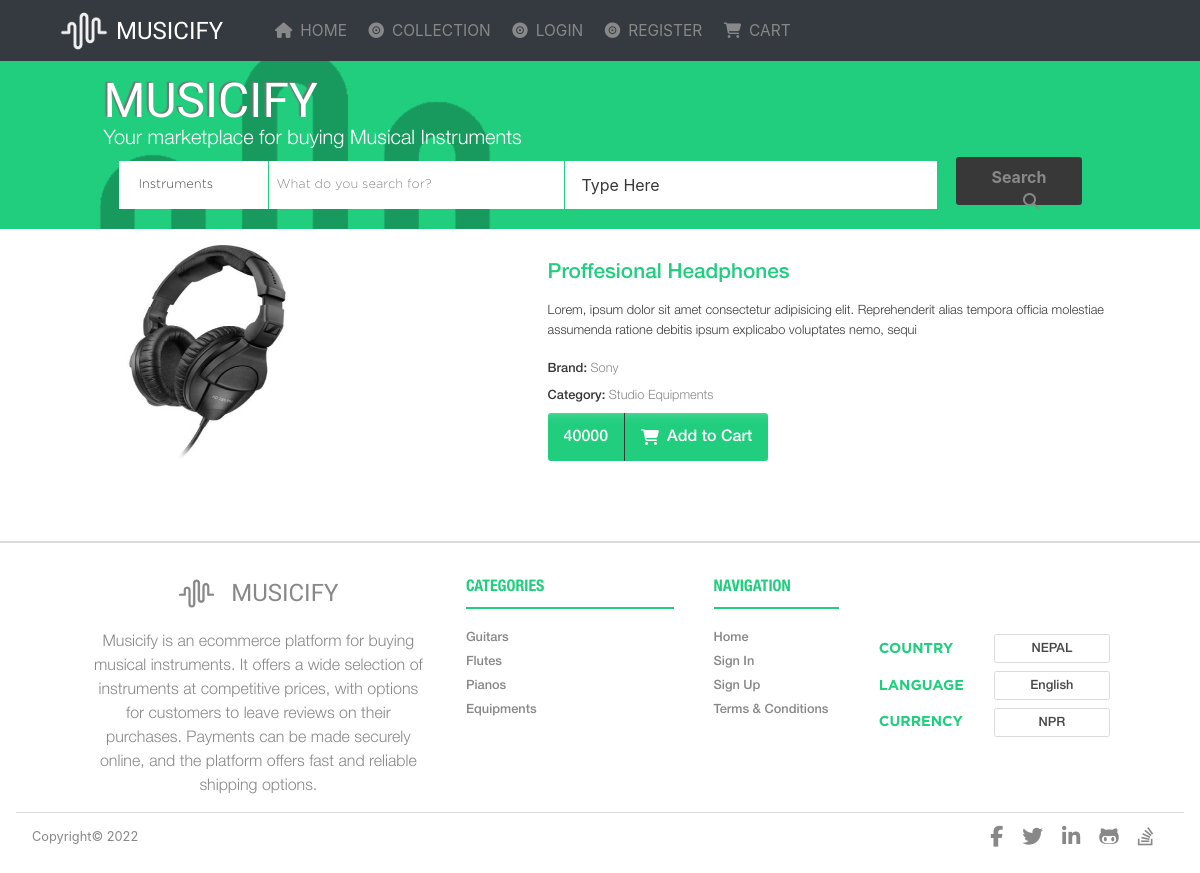
The page /product/14/ on the database its author committed.
### stores/models.py (models this page shows, shortened)
class Product(models.Model):
    name=models.CharField(max_length=26,null=False)
    CATEGORIES=[('Guitar',' Acoustic Guitar'),('Guitar',' Electric Guitar'),
                ('Keyboard','Electric Keyboards'),
                ('Drums','Drum Set'),
                ('Flutes','Flute'),
                ('Steel','Violin'),
                ('Studio Equipments',' Equipments'),
                ('Pedals','Bass Guitars')]
    category=models.CharField(max_length=26,choices = CATEGORIES,null=False)
    image = models.ImageField(upload_to='uploads/products',null=True)
    price=models.IntegerField()
    date_added=models.DateField(auto_now_add=True)
    product_info = models.TextField()
    brand = models.CharField(max_length=50)

### stores/views.py (the view)
# urls.py: path('product/<int:pk>/',productdetails,name='product')
def productdetails(request,pk):
    product = Product.objects.get(id=pk)
    context = {
        "product" : product
    }
    return render(request, 'pages/product.html',context)

### templates/pages/product.html (shortened to what this page needs)
{% extends 'base.html' %}
{% load static %}
{% block content %}
<header class="upper-page container-fluid bg-red py-3">
  <img class="watermark" src="{% static 'images/waves-icon.png' %}" alt="wave-big" />
  <div class="z-2 container max-w-80 w-90">
      <div class="container flex-col">
          <div class="brand-name--lg-w-page w-mc">MUSICIFY</div>
          <h1 class="co-w f-hl w-mc">
              Your marketplace for buying Musical Instruments
          </h1>
      </div>
      <div class="search container-fluid ai-c jc-sb w-100">
          <form class="search container-fluid ai-c jc-sb w-100" action="{% url 'search' %}" method="get">
              <div class="search-top h-search ai-c">
                  <div class="search__dropdown bg-white h-100 w-20 bord-r-red ai-c pl-1 pr-3 d-none d-md-flex">
                      <div class="search__dropdown-text co-dt f-gl">Instruments</div>
                  </div>
                  <div class="search__question bg-white h-100 bord-r-red co-l ai-c f-gl pl-2">
                      What do you search for?
                  </div>
                  <input type="text" name="query" placeholder="Type Here" class="search__input h-100 co-l" />
              </div>
              <div class="search-btn-div h-100">
                  <button type="submit" class="search__button btn-dark w-100">
                    <b> Search </b><i class="fa fa-search pl-4"></i>
                  </button>
              </div>
          </form>
      </div>
  </div>
</header>
<div class="hotads py-3 co-l f-hm">
    <div class="hotads__main flex-col w-90 center h-100 px-3">
      <div class="hotads__main_content jc-sb">
        <div class="products__display__cards-item--img h-50"><img src={{product.image.url}} alt="" class='product-image'  style="width:262.84px;height: 216px;"> </div>
        <div class="hotads__main_content-info py-3">
          <h3 class="co-r f-hm">{{product.name}}</h3>
          <div class="fixed-p">
        <p class="fixed-p f-hl co-d">
          {{product.product_info}}
        </p>
          </div>
        <p class="co-d">Brand: <span class="co-l f-hl">{{product.brand}}</span></p>
        <p class="mb-0 co-d">
            Category: <span class="co-l f-hl">{{product.category}}</span>
        </p>
        <div class="hotads__main_content-info-button w-mc ai-c mt-2">
          <button type="button" class="btn-red m-0 center ai-c py-2">{{product.price}}</button>
          {% if user.is_authenticated %}
                    <button class="cart-button btn-red mx-0 ai-c" data-product={{product.id}} data-user={{request.user}} data-action="add"
                    onclick="alert('Product added to cart')"><i class="fas fa-shopping-cart mr-2" aria-hidden="true"></i>Add to Cart</button>
                    {% else %}
                    <button onclick="location.href='{% url 'login-page' %}'"  class="btn-red m-0 center ai-c py-2"><i class="fas fa-shopping-cart mr-2" aria-hidden="true"></i>Add to Cart</button>
             {% endif %}
          </div>
          </div>
       </div>
       </div>
            </div>
{% endblock %}

### templates/static/base.css (style rules this page uses)
* { box-sizing: border-box; margin: 0; padding: 0; }
body { font-family: -apple-system, BlinkMacSystemFont, 'Segoe UI', Roboto, Oxygen, Ubuntu, Cantarell, 'Open Sans', 'Helvetica Neue', sans-serif; }
input, button:focus, a:focus { outline: none; }
h1 { font-size: 1.25rem; }
.w-mc, .nav__brand { width: max-content; }
.w-20 { width: 20% !important; }
.w-90 { width: 90% !important; }
.w-100 { width: 100% !important; }
.max-w-80 { max-width: 80em; }
.h-100 { height: 100%; }
.h-search { height: 3em; }
.flex, .ai-c, .jc-c, .jc-sb { display: flex; }
.ai-c { -moz-align-items: center; -ms-align-items: center; -o-align-items: center; align-items: center; }
.flex-col { display: flex; flex-direction: column; }
.jc-sb { -moz-justify-content: space-between; -ms-justify-content: space-between; -o-justify-content: space-between; justify-content: space-between; }
.m-0 { margin: 0; }
.mb-0 { margin-bottom: 0; }
.mt-2 { margin-top: 2em; }
.mr-2 { margin-right: 2em; }
.center { margin: auto; }
.py-1, .btn-red, .btn-dark { padding-top: 0.5em; padding-bottom: 0.5em; }
.px-1, .btn-red, .btn-dark, .btn-transparent { padding-right: 1em; padding-left: 1em; }
.pl-1 { padding-left: 1em; }
.py-2 { padding-top: 1em; padding-bottom: 1em; }
.pl-2 { padding-left: 2em; }
.py-3 { padding-top: 1.5em; padding-bottom: 1.5em; }
.px-3 { padding-right: 3em; padding-left: 3em; }
.pr-3 { padding-right: 3em; }
.pl-4 { padding-left: 4em; }
.bg-red, .btn-red { background-color: #20ce7e; }
.bg-white { background-color: #fff; }
.btn-red, .btn-dark { border: none; border-radius: 0.2em; font-size: 1em; }
.bg-dark, .btn-dark, .btn-transparent:hover { background-color: #383838; }
.btn-red { color: #fff; box-shadow: inset 0 72px 14px -76px rgba(255, 255, 255, 0.65); }
.btn-dark { color: #888; height: 3em; }
.bord-r-red { border-right: 0.1em solid #20ce7e; }
.brand-name, .brand-name--sm-w, .brand-name--sm-w:hover, .brand-name--sm-l, .brand-name--lg-w, .brand-name--lg-w-page { font-family: 'Fascinate', cursive; }
.brand-name--lg-w-page { color: white; font-size: 3em; line-height: 1em; text-shadow: -2px -1px 1px #747474; }
.co-w, .btn-transparent:hover { color: #fff; }
.co-d { color: #383838; }
.co-dt { color: #474747; }
.co-r { color: #20ce7e; }
.co-l { color: #888; }
.f-hl { font-family: "Helvetica Neue Light", sans-serif; }
.f-hm { font-family: "Helvetica Neue 65 Medium", sans-serif; }
.f-gl { font-family: "Gotham Rounded Light", sans-serif; }
::placeholder { color: #383838; }
.watermark, .watermark-2 { position: absolute; top: -5em; z-index: 1; height: 35em; opacity: 25%; }
.z-2 { z-index: 2; position: relative; }
.upper-page { position: relative; overflow: hidden; z-index: 0; }
.search { flex-direction: column; }
.search__dropdown-text, .search__question { font-size: 0.8em; }
.search__input { border: none; padding-left: 1em; height: 100%; }
.hotads { height: 19.5625em; border-bottom: 0.1em solid #dbdbdb; }
.hotads__main_content-info { width: 100%; }
.hotads__main_content-info h3, .results__main_content-info h3 { font-size: 1.3em; }
.hotads__main_content-info p, .results__main_content-info p { font-size: 0.8em; margin: 0.5em 0; }
.hotads__main_content-info-button button:first-child { height: 1.5em; border-radius: 0.2em 0 0 0.2em; }
.hotads__main_content-info-button button:last-child { height: 1.5em; border-radius: 0 0.2em 0.2em 0; border-left: 0.05em solid #383838; }
.products__display__cards-item--img { background: url(../images/card-1.jpg); background-size: contain; background-repeat: no-repeat; background-position: center; }
.fixed-p { height: 3.6rem; overflow: hidden; }
.search-top { width: 100%; }
.search-btn-div { width: 100%; }
.search__question { width: 50%; }
@media (min-width: 768px) { .search { flex-direction: row; } }
@media (min-width: 768px) { .search-top { width: 85%; } }
@media (min-width: 768px) { .search-btn-div { width: 13%; } }
@media (min-width: 768px) { .search__question { width: 40%; } }
@media (min-width: 768px) { .search__input { width: 50%; } }
@media (min-width: 768px) { .hotads__main_content-info { width: 55%; } }
@media (min-width: 768px) { .hotads__main_content-info-button button:first-child, .hotads__main_content-info-button button:last-child { height: 3em; } }

### rows shown on the page
Product: image (picture), name "Proffesional Headphones", product_info "Lorem, ipsum dolor sit amet consectetur adipisicing elit. Reprehenderit alias tempora officia molestiae assumenda ratione debitis ipsum explicabo voluptates nemo, sequi", brand "Sony", category "Studio Equipments", price "40000"
